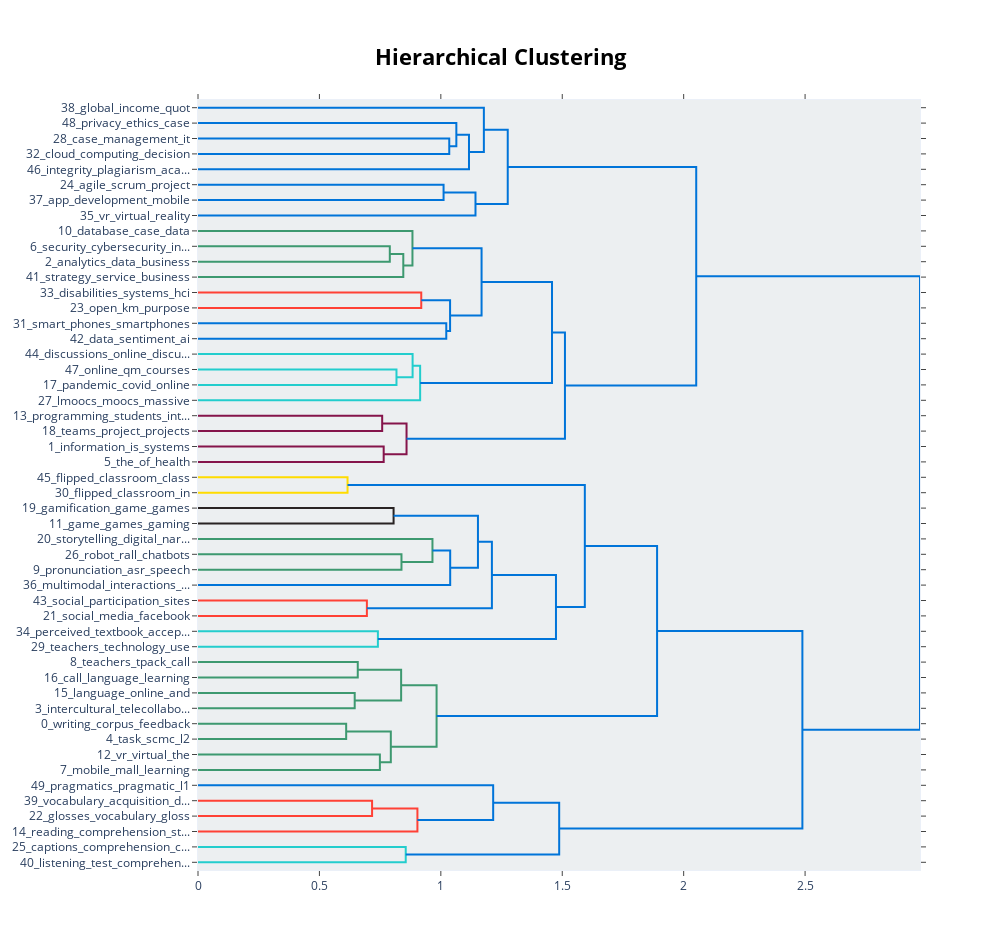

Write notebook code for a chart like this one.
### Code cell
model.visualize_hierarchy()

### Figure 1 — Plotly figure (JSON) as saved in the notebook; plotly's stock layout.template omitted (floating-point values rounded to 4 significant figures)
{"data": [{"hoverinfo": "text", "marker": {"color": "rgb(0,116,217)"}, "mode": "lines", "type": "scatter", "x": [0, 1.035, 1.035, 0], "xaxis": "x", "y": [-25, -25, -35, -35], "yaxis": "y"}, {"hoverinfo": "text", "marker": {"color": "rgb(0,116,217)"}, "mode": "lines", "type": "scatter", "x": [0, 1.064, 1.064, 1.035], "xaxis": "x", "y": [-15, -15, -30, -30], "yaxis": "y"}, {"hoverinfo": "text", "marker": {"color": "rgb(0,116,217)"}, "mode": "lines", "type": "scatter", "x": [1.064, 1.116, 1.116, 0], "xaxis": "x", "y": [-22.5, -22.5, -45, -45], "yaxis": "y"}, {"hoverinfo": "text", "marker": {"color": "rgb(0,116,217)"}, "mode": "lines", "type": "scatter", "x": [0, 1.177, 1.177, 1.116], "xaxis": "x", "y": [-5, -5, -33.75, -33.75], "yaxis": "y"}, {"hoverinfo": "text", "marker": {"color": "rgb(0,116,217)"}, "mode": "lines", "type": "scatter", "x": [0, 1.011, 1.011, 0], "xaxis": "x", "y": [-55, -55, -65, -65], "yaxis": "y"}, {"hoverinfo": "text", "marker": {"color": "rgb(0,116,217)"}, "mode": "lines", "type": "scatter", "x": [1.011, 1.143, 1.143, 0], "xaxis": "x", "y": [-60, -60, -75, -75], "yaxis": "y"}, {"hoverinfo": "text", "marker": {"color": "rgb(0,116,217)"}, "mode": "lines", "type": "scatter", "x": [1.177, 1.276, 1.276, 1.143], "xaxis": "x", "y": [-19.38, -19.38, -67.5, -67.5], "yaxis": "y"}, {"hoverinfo": "text", "marker": {"color": "rgb(61,153,112)"}, "mode": "lines", "type": "scatter", "x": [0, 0.7898, 0.7898, 0], "xaxis": "x", "y": [-95, -95, -105, -105], "yaxis": "y"}, {"hoverinfo": "text", "marker": {"color": "rgb(61,153,112)"}, "mode": "lines", "type": "scatter", "x": [0.7898, 0.8454, 0.8454, 0], "xaxis": "x", "y": [-100, -100, -115, -115], "yaxis": "y"}, {"hoverinfo": "text", "marker": {"color": "rgb(61,153,112)"}, "mode": "lines", "type": "scatter", "x": [0, 0.8831, 0.8831, 0.8454], "xaxis": "x", "y": [-85, -85, -107.5, -107.5], "yaxis": "y"}, {"hoverinfo": "text", "marker": {"color": "rgb(255,65,54)"}, "mode": "lines", "type": "scatter", "x": [0, 0.9194, 0.9194, 0], "xaxis": "x", "y": [-125, -125, -135, -135], "yaxis": "y"}, {"hoverinfo": "text", "marker": {"color": "rgb(0,116,217)"}, "mode": "lines", "type": "scatter", "x": [0, 1.022, 1.022, 0], "xaxis": "x", "y": [-145, -145, -155, -155], "yaxis": "y"}, {"hoverinfo": "text", "marker": {"color": "rgb(0,116,217)"}, "mode": "lines", "type": "scatter", "x": [0.9194, 1.038, 1.038, 1.022], "xaxis": "x", "y": [-130, -130, -150, -150], "yaxis": "y"}, {"hoverinfo": "text", "marker": {"color": "rgb(0,116,217)"}, "mode": "lines", "type": "scatter", "x": [0.8831, 1.168, 1.168, 1.038], "xaxis": "x", "y": [-96.25, -96.25, -140, -140], "yaxis": "y"}, {"hoverinfo": "text", "marker": {"color": "rgb(35,205,205)"}, "mode": "lines", "type": "scatter", "x": [0, 0.8174, 0.8174, 0], "xaxis": "x", "y": [-175, -175, -185, -185], "yaxis": "y"}, {"hoverinfo": "text", "marker": {"color": "rgb(35,205,205)"}, "mode": "lines", "type": "scatter", "x": [0, 0.8837, 0.8837, 0.8174], "xaxis": "x", "y": [-165, -165, -180, -180], "yaxis": "y"}, {"hoverinfo": "text", "marker": {"color": "rgb(35,205,205)"}, "mode": "lines", "type": "scatter", "x": [0.8837, 0.9148, 0.9148, 0], "xaxis": "x", "y": [-172.5, -172.5, -195, -195], "yaxis": "y"}, {"hoverinfo": "text", "marker": {"color": "rgb(0,116,217)"}, "mode": "lines", "type": "scatter", "x": [1.168, 1.458, 1.458, 0.9148], "xaxis": "x", "y": [-118.1, -118.1, -183.8, -183.8], "yaxis": "y"}, {"hoverinfo": "text", "marker": {"color": "rgb(133,20,75)"}, "mode": "lines", "type": "scatter", "x": [0, 0.7585, 0.7585, 0], "xaxis": "x", "y": [-205, -205, -215, -215], "yaxis": "y"}, {"hoverinfo": "text", "marker": {"color": "rgb(133,20,75)"}, "mode": "lines", "type": "scatter", "x": [0, 0.7647, 0.7647, 0], "xaxis": "x", "y": [-225, -225, -235, -235], "yaxis": "y"}, {"hoverinfo": "text", "marker": {"color": "rgb(133,20,75)"}, "mode": "lines", "type": "scatter", "x": [0.7585, 0.8588, 0.8588, 0.7647], "xaxis": "x", "y": [-210, -210, -230, -230], "yaxis": "y"}, {"hoverinfo": "text", "marker": {"color": "rgb(0,116,217)"}, "mode": "lines", "type": "scatter", "x": [1.458, 1.511, 1.511, 0.8588], "xaxis": "x", "y": [-150.9, -150.9, -220, -220], "yaxis": "y"}, {"hoverinfo": "text", "marker": {"color": "rgb(0,116,217)"}, "mode": "lines", "type": "scatter", "x": [1.276, 2.052, 2.052, 1.511], "xaxis": "x", "y": [-43.44, -43.44, -185.5, -185.5], "yaxis": "y"}, {"hoverinfo": "text", "marker": {"color": "rgb(255,220,0)"}, "mode": "lines", "type": "scatter", "x": [0, 0.6158, 0.6158, 0], "xaxis": "x", "y": [-245, -245, -255, -255], "yaxis": "y"}, {"hoverinfo": "text", "marker": {"color": "rgb(40,35,35)"}, "mode": "lines", "type": "scatter", "x": [0, 0.8054, 0.8054, 0], "xaxis": "x", "y": [-265, -265, -275, -275], "yaxis": "y"}, {"hoverinfo": "text", "marker": {"color": "rgb(61,153,112)"}, "mode": "lines", "type": "scatter", "x": [0, 0.8379, 0.8379, 0], "xaxis": "x", "y": [-295, -295, -305, -305], "yaxis": "y"}, {"hoverinfo": "text", "marker": {"color": "rgb(61,153,112)"}, "mode": "lines", "type": "scatter", "x": [0, 0.9655, 0.9655, 0.8379], "xaxis": "x", "y": [-285, -285, -300, -300], "yaxis": "y"}, {"hoverinfo": "text", "marker": {"color": "rgb(0,116,217)"}, "mode": "lines", "type": "scatter", "x": [0.9655, 1.039, 1.039, 0], "xaxis": "x", "y": [-292.5, -292.5, -315, -315], "yaxis": "y"}, {"hoverinfo": "text", "marker": {"color": "rgb(0,116,217)"}, "mode": "lines", "type": "scatter", "x": [0.8054, 1.153, 1.153, 1.039], "xaxis": "x", "y": [-270, -270, -303.8, -303.8], "yaxis": "y"}, {"hoverinfo": "text", "marker": {"color": "rgb(255,65,54)"}, "mode": "lines", "type": "scatter", "x": [0, 0.6955, 0.6955, 0], "xaxis": "x", "y": [-325, -325, -335, -335], "yaxis": "y"}, {"hoverinfo": "text", "marker": {"color": "rgb(0,116,217)"}, "mode": "lines", "type": "scatter", "x": [1.153, 1.21, 1.21, 0.6955], "xaxis": "x", "y": [-286.9, -286.9, -330, -330], "yaxis": "y"}, {"hoverinfo": "text", "marker": {"color": "rgb(35,205,205)"}, "mode": "lines", "type": "scatter", "x": [0, 0.7408, 0.7408, 0], "xaxis": "x", "y": [-345, -345, -355, -355], "yaxis": "y"}, {"hoverinfo": "text", "marker": {"color": "rgb(0,116,217)"}, "mode": "lines", "type": "scatter", "x": [1.21, 1.474, 1.474, 0.7408], "xaxis": "x", "y": [-308.4, -308.4, -350, -350], "yaxis": "y"}, {"hoverinfo": "text", "marker": {"color": "rgb(0,116,217)"}, "mode": "lines", "type": "scatter", "x": [0.6158, 1.593, 1.593, 1.474], "xaxis": "x", "y": [-250, -250, -329.2, -329.2], "yaxis": "y"}, {"hoverinfo": "text", "marker": {"color": "rgb(61,153,112)"}, "mode": "lines", "type": "scatter", "x": [0, 0.6579, 0.6579, 0], "xaxis": "x", "y": [-365, -365, -375, -375], "yaxis": "y"}, {"hoverinfo": "text", "marker": {"color": "rgb(61,153,112)"}, "mode": "lines", "type": "scatter", "x": [0, 0.6453, 0.6453, 0], "xaxis": "x", "y": [-385, -385, -395, -395], "yaxis": "y"}, {"hoverinfo": "text", "marker": {"color": "rgb(61,153,112)"}, "mode": "lines", "type": "scatter", "x": [0.6579, 0.8365, 0.8365, 0.6453], "xaxis": "x", "y": [-370, -370, -390, -390], "yaxis": "y"}, {"hoverinfo": "text", "marker": {"color": "rgb(61,153,112)"}, "mode": "lines", "type": "scatter", "x": [0, 0.6102, 0.6102, 0], "xaxis": "x", "y": [-405, -405, -415, -415], "yaxis": "y"}, {"hoverinfo": "text", "marker": {"color": "rgb(61,153,112)"}, "mode": "lines", "type": "scatter", "x": [0, 0.749, 0.749, 0], "xaxis": "x", "y": [-425, -425, -435, -435], "yaxis": "y"}, {"hoverinfo": "text", "marker": {"color": "rgb(61,153,112)"}, "mode": "lines", "type": "scatter", "x": [0.6102, 0.794, 0.794, 0.749], "xaxis": "x", "y": [-410, -410, -430, -430], "yaxis": "y"}, {"hoverinfo": "text", "marker": {"color": "rgb(61,153,112)"}, "mode": "lines", "type": "scatter", "x": [0.8365, 0.9825, 0.9825, 0.794], "xaxis": "x", "y": [-380, -380, -420, -420], "yaxis": "y"}, {"hoverinfo": "text", "marker": {"color": "rgb(0,116,217)"}, "mode": "lines", "type": "scatter", "x": [1.593, 1.891, 1.891, 0.9825], "xaxis": "x", "y": [-289.6, -289.6, -400, -400], "yaxis": "y"}, {"hoverinfo": "text", "marker": {"color": "rgb(255,65,54)"}, "mode": "lines", "type": "scatter", "x": [0, 0.7169, 0.7169, 0], "xaxis": "x", "y": [-455, -455, -465, -465], "yaxis": "y"}, {"hoverinfo": "text", "marker": {"color": "rgb(255,65,54)"}, "mode": "lines", "type": "scatter", "x": [0.7169, 0.9036, 0.9036, 0], "xaxis": "x", "y": [-460, -460, -475, -475], "yaxis": "y"}, {"hoverinfo": "text", "marker": {"color": "rgb(0,116,217)"}, "mode": "lines", "type": "scatter", "x": [0, 1.216, 1.216, 0.9036], "xaxis": "x", "y": [-445, -445, -467.5, -467.5], "yaxis": "y"}, {"hoverinfo": "text", "marker": {"color": "rgb(35,205,205)"}, "mode": "lines", "type": "scatter", "x": [0, 0.8555, 0.8555, 0], "xaxis": "x", "y": [-485, -485, -495, -495], "yaxis": "y"}, {"hoverinfo": "text", "marker": {"color": "rgb(0,116,217)"}, "mode": "lines", "type": "scatter", "x": [1.216, 1.487, 1.487, 0.8555], "xaxis": "x", "y": [-456.2, -456.2, -490, -490], "yaxis": "y"}, {"hoverinfo": "text", "marker": {"color": "rgb(0,116,217)"}, "mode": "lines", "type": "scatter", "x": [1.891, 2.489, 2.489, 1.487], "xaxis": "x", "y": [-344.8, -344.8, -473.1, -473.1], "yaxis": "y"}, {"hoverinfo": "text", "marker": {"color": "rgb(0,116,217)"}, "mode": "lines", "type": "scatter", "x": [2.052, 2.973, 2.973, 2.489], "xaxis": "x", "y": [-114.5, -114.5, -409.0, -409.0], "yaxis": "y"}], "layout": {"autosize": false, "height": 950, "hoverlabel": {"bgcolor": "white", "font": {"family": "Rockwell", "size": 16}}, "hovermode": "closest", "plot_bgcolor": "#ECEFF1", "showlegend": false, "title": {"font": {"color": "Black", "size": 22}, "text": "<b>Hierarchical Clustering</b>", "x": 0.5, "xanchor": "center", "yanchor": "top"}, "width": 1000, "xaxis": {"mirror": "allticks", "rangemode": "tozero", "showgrid": false, "showline": true, "showticklabels": true, "ticks": "outside", "type": "linear", "zeroline": false}, "yaxis": {"mirror": "allticks", "range": [-500, 0], "rangemode": "tozero", "showgrid": false, "showline": true, "showticklabels": true, "tickmode": "array", "ticks": "outside", "ticktext": ["38_global_income_quot", "48_privacy_ethics_case", "28_case_management_it", "32_cloud_computing_decision", "46_integrity_plagiarism_aca...", "24_agile_scrum_project", "37_app_development_mobile", "35_vr_virtual_reality", "10_database_case_data", "6_security_cybersecurity_in...", "2_analytics_data_business", "41_strategy_service_business", "33_disabilities_systems_hci", "23_open_km_purpose", "31_smart_phones_smartphones", "42_data_sentiment_ai", "44_discussions_online_discu...", "47_online_qm_courses", "17_pandemic_covid_online", "27_lmoocs_moocs_massive", "13_programming_students_int...", "18_teams_project_projects", "1_information_is_systems", "5_the_of_health", "45_flipped_classroom_class", "30_flipped_classroom_in", "19_gamification_game_games", "11_game_games_gaming", "20_storytelling_digital_nar...", "26_robot_rall_chatbots", "9_pronunciation_asr_speech", "36_multimodal_interactions_...", "43_social_participation_sites", "21_social_media_facebook", "34_perceived_textbook_accep...", "29_teachers_technology_use", "8_teachers_tpack_call", "16_call_language_learning", "15_language_online_and", "3_intercultural_telecollabo...", "0_writing_corpus_feedback", "4_task_scmc_l2", "12_vr_virtual_the", "7_mobile_mall_learning", "49_pragmatics_pragmatic_l1", "39_vocabulary_acquisition_d...", "22_glosses_vocabulary_gloss", "14_reading_comprehension_st...", "25_captions_comprehension_c...", "40_listening_test_comprehen..."], "tickvals": [-5, -15, -25, -35, -45, -55, -65, -75, -85, -95, -105, -115, -125, -135, -145, -155, -165, -175, -185, -195, -205, -215, -225, -235, -245, -255, -265, -275, -285, -295, -305, -315, -325, -335, -345, -355, -365, -375, -385, -395, -405, -415, -425, -435, -445, -455, -465, -475, -485, -495], "type": "linear", "zeroline": false}}}
